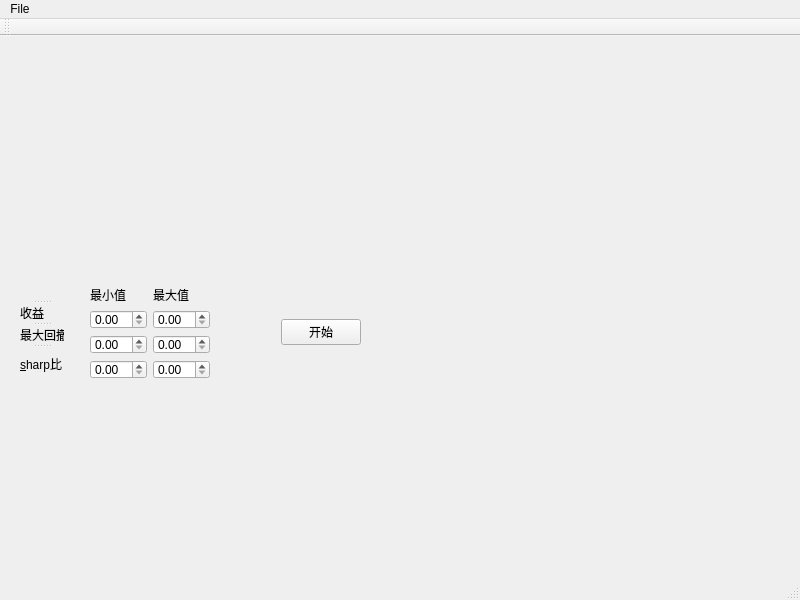
<?xml version="1.0" encoding="UTF-8"?>
<ui version="4.0">
 <class>MainWindow</class>
 <widget class="QMainWindow" name="MainWindow">
  <property name="geometry">
   <rect>
    <x>0</x>
    <y>0</y>
    <width>800</width>
    <height>600</height>
   </rect>
  </property>
  <property name="minimumSize">
   <size>
    <width>0</width>
    <height>3</height>
   </size>
  </property>
  <property name="windowTitle">
   <string>MainWindow</string>
  </property>
  <widget class="QWidget" name="centralwidget">
   <widget class="QLabel" name="label_7">
    <property name="geometry">
     <rect>
      <x>20</x>
      <y>10</y>
      <width>761</width>
      <height>241</height>
     </rect>
    </property>
    <property name="text">
     <string/>
    </property>
    <property name="pixmap">
     <pixmap resource="apprcc.qrc">:/pic/pic1.png</pixmap>
    </property>
   </widget>
   <widget class="QWidget" name="">
    <property name="geometry">
     <rect>
      <x>20</x>
      <y>250</y>
      <width>341</width>
      <height>93</height>
     </rect>
    </property>
    <layout class="QHBoxLayout" name="horizontalLayout">
     <item>
      <widget class="QSplitter" name="splitter">
       <property name="minimumSize">
        <size>
         <width>44</width>
         <height>0</height>
        </size>
       </property>
       <property name="midLineWidth">
        <number>0</number>
       </property>
       <property name="orientation">
        <enum>Qt::Vertical</enum>
       </property>
       <widget class="QLabel" name="label_6">
        <property name="minimumSize">
         <size>
          <width>44</width>
          <height>0</height>
         </size>
        </property>
        <property name="midLineWidth">
         <number>0</number>
        </property>
        <property name="text">
         <string/>
        </property>
       </widget>
       <widget class="QLabel" name="label">
        <property name="minimumSize">
         <size>
          <width>44</width>
          <height>0</height>
         </size>
        </property>
        <property name="midLineWidth">
         <number>0</number>
        </property>
        <property name="text">
         <string>收益</string>
        </property>
       </widget>
       <widget class="QLabel" name="label_2">
        <property name="sizePolicy">
         <sizepolicy hsizetype="Preferred" vsizetype="Preferred">
          <horstretch>0</horstretch>
          <verstretch>3</verstretch>
         </sizepolicy>
        </property>
        <property name="minimumSize">
         <size>
          <width>44</width>
          <height>0</height>
         </size>
        </property>
        <property name="midLineWidth">
         <number>0</number>
        </property>
        <property name="text">
         <string>最大回撤</string>
        </property>
        <property name="buddy">
         <cstring>doubleSpinBox_3</cstring>
        </property>
       </widget>
       <widget class="QLabel" name="label_3">
        <property name="sizePolicy">
         <sizepolicy hsizetype="Preferred" vsizetype="Preferred">
          <horstretch>0</horstretch>
          <verstretch>5</verstretch>
         </sizepolicy>
        </property>
        <property name="minimumSize">
         <size>
          <width>44</width>
          <height>0</height>
         </size>
        </property>
        <property name="midLineWidth">
         <number>0</number>
        </property>
        <property name="text">
         <string>&amp;sharp比</string>
        </property>
        <property name="buddy">
         <cstring>doubleSpinBox_5</cstring>
        </property>
       </widget>
      </widget>
     </item>
     <item>
      <spacer name="verticalSpacer">
       <property name="orientation">
        <enum>Qt::Vertical</enum>
       </property>
       <property name="sizeHint" stdset="0">
        <size>
         <width>20</width>
         <height>40</height>
        </size>
       </property>
      </spacer>
     </item>
     <item>
      <layout class="QGridLayout" name="gridLayout">
       <item row="1" column="1">
        <widget class="QDoubleSpinBox" name="doubleSpinBox_2"/>
       </item>
       <item row="0" column="1">
        <widget class="QLabel" name="label_5">
         <property name="text">
          <string>最大值</string>
         </property>
        </widget>
       </item>
       <item row="2" column="1">
        <widget class="QDoubleSpinBox" name="doubleSpinBox_4"/>
       </item>
       <item row="0" column="0">
        <widget class="QLabel" name="label_4">
         <property name="text">
          <string>最小值</string>
         </property>
        </widget>
       </item>
       <item row="2" column="0">
        <widget class="QDoubleSpinBox" name="doubleSpinBox_3"/>
       </item>
       <item row="3" column="1">
        <widget class="QDoubleSpinBox" name="doubleSpinBox_6"/>
       </item>
       <item row="3" column="0">
        <widget class="QDoubleSpinBox" name="doubleSpinBox_5"/>
       </item>
       <item row="1" column="0">
        <widget class="QDoubleSpinBox" name="doubleSpinBox"/>
       </item>
      </layout>
     </item>
     <item>
      <spacer name="horizontalSpacer_2">
       <property name="orientation">
        <enum>Qt::Horizontal</enum>
       </property>
       <property name="sizeType">
        <enum>QSizePolicy::Preferred</enum>
       </property>
       <property name="sizeHint" stdset="0">
        <size>
         <width>200</width>
         <height>20</height>
        </size>
       </property>
      </spacer>
     </item>
     <item>
      <widget class="QPushButton" name="pushButton">
       <property name="sizePolicy">
        <sizepolicy hsizetype="Fixed" vsizetype="Fixed">
         <horstretch>0</horstretch>
         <verstretch>0</verstretch>
        </sizepolicy>
       </property>
       <property name="text">
        <string>开始</string>
       </property>
      </widget>
     </item>
     <item>
      <spacer name="horizontalSpacer">
       <property name="orientation">
        <enum>Qt::Horizontal</enum>
       </property>
       <property name="sizeType">
        <enum>QSizePolicy::Preferred</enum>
       </property>
       <property name="sizeHint" stdset="0">
        <size>
         <width>0</width>
         <height>0</height>
        </size>
       </property>
      </spacer>
     </item>
    </layout>
   </widget>
  </widget>
  <widget class="QMenuBar" name="menubar">
   <property name="geometry">
    <rect>
     <x>0</x>
     <y>0</y>
     <width>800</width>
     <height>22</height>
    </rect>
   </property>
   <widget class="QMenu" name="menuhello">
    <property name="title">
     <string>File</string>
    </property>
    <addaction name="actionOpen"/>
    <addaction name="actionNew"/>
    <addaction name="actionClose"/>
   </widget>
   <addaction name="menuhello"/>
  </widget>
  <widget class="QStatusBar" name="statusbar"/>
  <widget class="QToolBar" name="toolBar">
   <property name="windowTitle">
    <string>toolBar</string>
   </property>
   <attribute name="toolBarArea">
    <enum>TopToolBarArea</enum>
   </attribute>
   <attribute name="toolBarBreak">
    <bool>false</bool>
   </attribute>
  </widget>
  <action name="actionOpen">
   <property name="text">
    <string>Open</string>
   </property>
   <property name="shortcut">
    <string>Alt+O</string>
   </property>
  </action>
  <action name="actionNew">
   <property name="text">
    <string>New</string>
   </property>
  </action>
  <action name="actionClose">
   <property name="text">
    <string>Close</string>
   </property>
  </action>
 </widget>
 <resources>
  <include location="apprcc.qrc"/>
 </resources>
 <connections/>
</ui>
